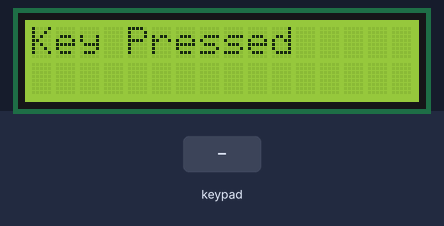
Recording of a sketch running on a simulated Arduino Uno, built with avr-gcc and run on an emulated ATmega328P. On the bench: 16×2 character LCD. The test bench sets the inputs (shaded band). What the sketch prints to the serial monitor is not drawn.

Above: at 3.2 s.
3.3 s: keypad keys 1 2 1 1 1 0 9 # pressed 0.4 s apart
At 6.8 s:
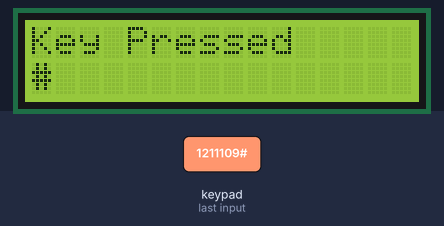
8.0 s: key 'A' pressed
At 9.1 s:
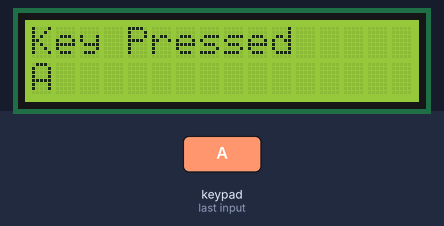
9.5 s: key 'B' pressed
At 10.5 s:
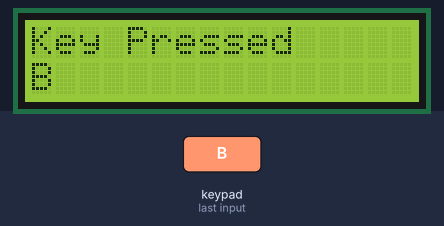
11.0 s: keypad keys 1 2 1 1 1 0 9 * pressed 0.4 s apart
At 14.7 s:
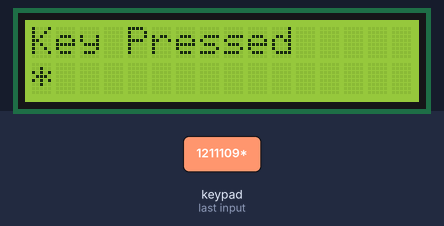
15.7 s: key 'C' pressed
At 16.2 s:
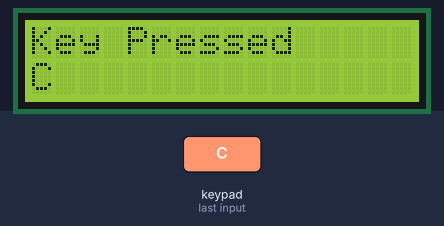
17.2 s: keypad keys 1 2 1 1 1 0 9 D pressed 0.4 s apart
At 18.9 s:
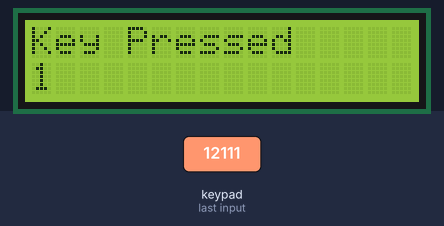
Timing chart, 0 to 20.4 s (numbered marks = the images above; inputs shaded):
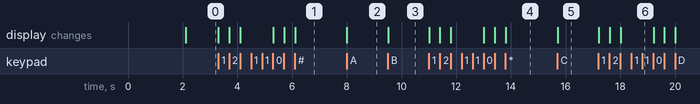

The sketch:

Lab42.ino
```cpp
/* LAB4.2 4x4 */
//https://app.cirkitdesigner.com/project/591d0392-5433-4806-9eae-8eee45b637ec

#include <Keypad.h>

#include <Wire.h>
#include <LiquidCrystal_I2C.h>

LiquidCrystal_I2C lcd(0x27, 16, 2);

const byte ROWS = 4; // Number of rows
const byte COLS = 4; // Number of columns


byte rowPins[ROWS] = {12, 11, 10, 9};   // Connect to R1, R2, R3, R4
byte colPins[COLS] = {7, 6, 5, 4};   // Connect to C1, C2, C3, C4

char keys[ROWS][COLS] = {
  {'1', '2', '3', 'A'},
  {'4', '5', '6', 'B'},
  {'7', '8', '9', 'C'},
  {'*', '0', '#', 'D'}
};

Keypad keypad = Keypad(makeKeymap(keys), rowPins, colPins, ROWS, COLS);

void setup() {
  // put your setup code here, to run once:
 Serial.begin(9600);
  Serial.println("4x4 Keypad Test");

  lcd.init();
  lcd.backlight();
  lcd.clear();

  lcd.setCursor(0, 0);
  lcd.print("4x4 Keypad Test");
  lcd.setCursor(0, 1);
  lcd.print("Saharat");
  delay(2000);

  lcd.clear();

}

void loop() {
  lcd.setCursor(0, 0);
  lcd.print("Key Pressed");
  char key = keypad.getKey(); // Get the key pressed

  if (key) { // If a key is pressed

    lcd.setCursor(0, 1);
    lcd.print(key);

    Serial.print("Key Pressed: ");
    Serial.println(key); // Print the key to the serial monitor
  }
}
```

Measured:
- after the input at 3.3 s, the display: first changes at once (image 1 shows a later state)
- after the input at 8.0 s, the display: changes at once (image 2)
- after the input at 9.5 s, the display: changes at once (image 3)
- after the input at 11.0 s, the display: first changes at once (image 4 shows a later state)
- after the input at 15.7 s, the display: changes at once (image 5)
- after the input at 17.2 s, the display: changes at once (image 6)
